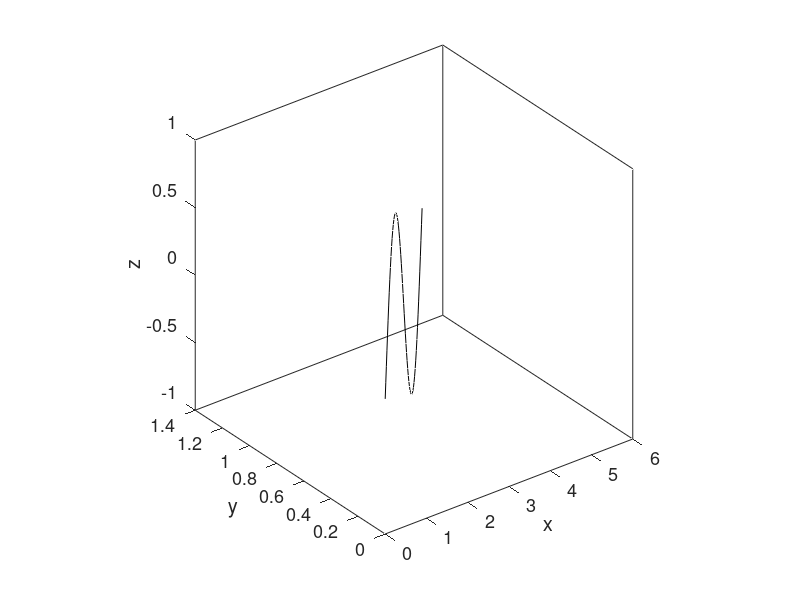

Here is the MATLAB script that generated this plot:
%=======================
% plot a sine line in 3D
%=======================

N = 64;
dp = 2.0*pi/N;

for i=1:65
 phase = (i-1.0)*dp;
 x(i) = 0.8*phase;
 y(i) = 0.2*phase;
 z(i) = sin(phase);
end

figure(1)
plot3(x,y,z,'k');
xlabel('x','fontsize',13)
ylabel('y','fontsize',13)
zlabel('z','fontsize',13)
set(gca,'fontsize',13)
axis square
box on
